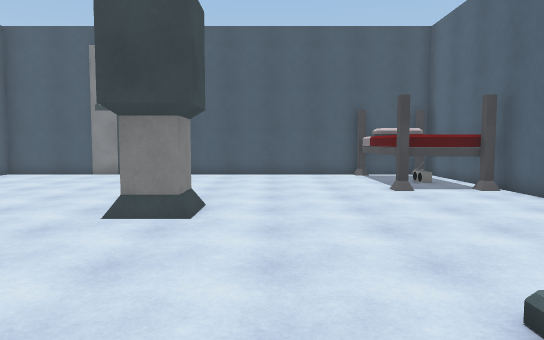
[1] (above)

16 first-person views from a walk through a Unity game level. The camera is 1.5 m above the floor, tilts 4° down and sees 70° across. The floor is counted in squares, 1 m on a side. Each view is taken from the middle of a square. On the plan, view 1 faces up. The plan holds only what a view shows up to about 17 squares ahead; the rest is blank. The player character is not drawn. Surface patterns are stand-ins for the level's own textures.

[2]
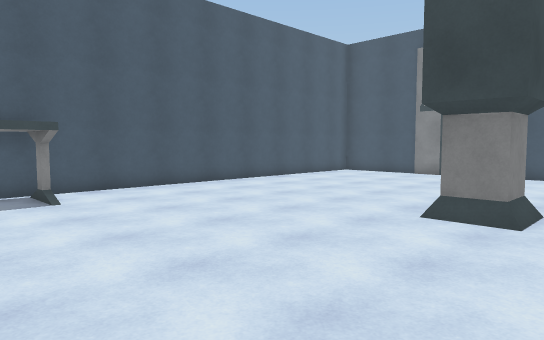

[3]
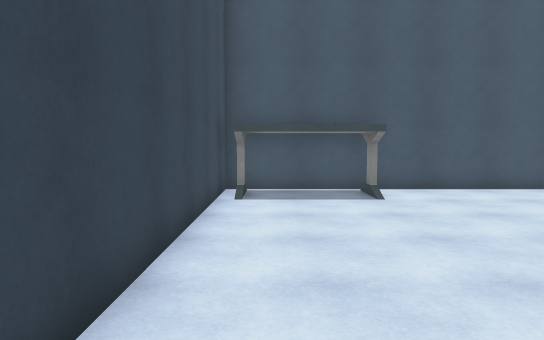

[4]
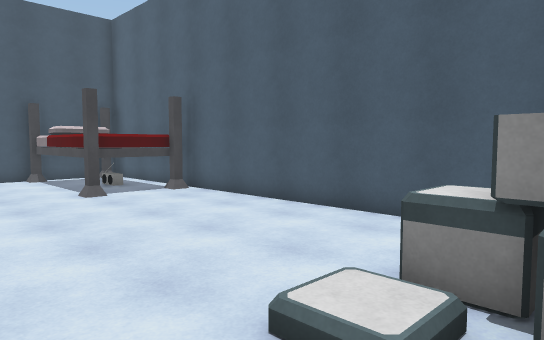

[5]
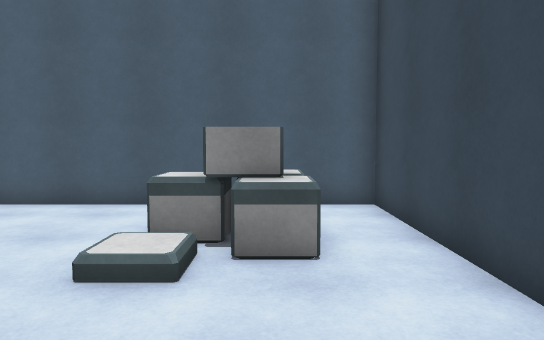

[6]
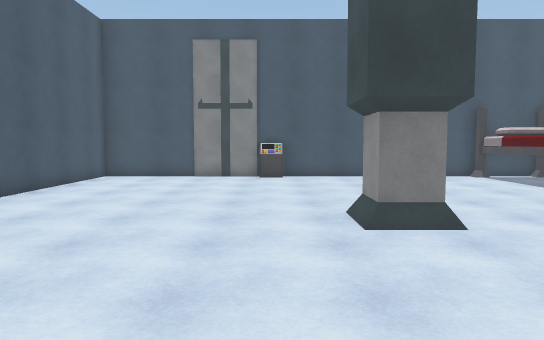

[7]
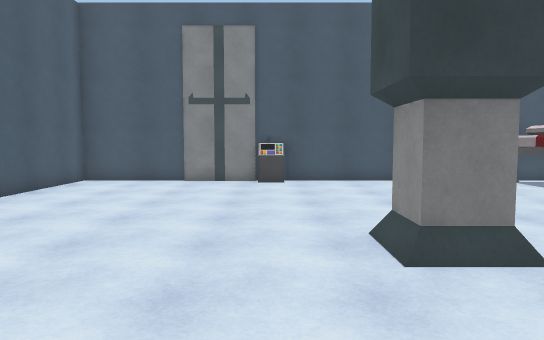

[8]
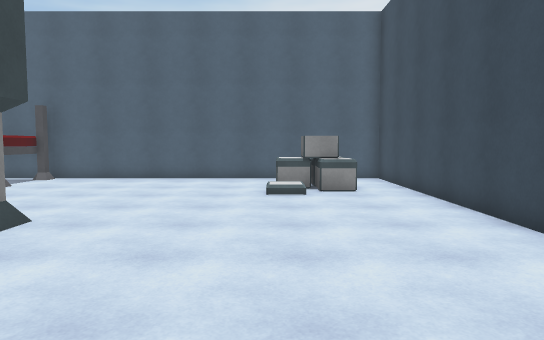

[9]
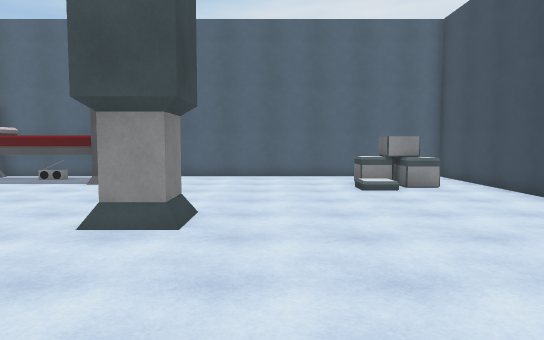

[10]
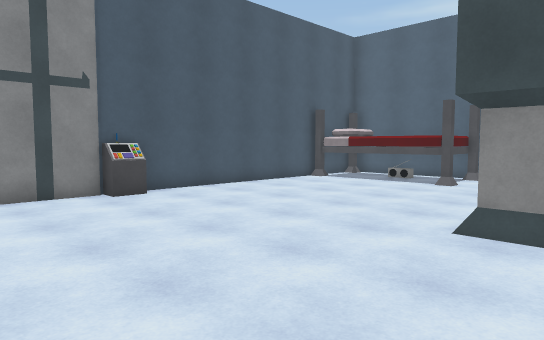

[11]
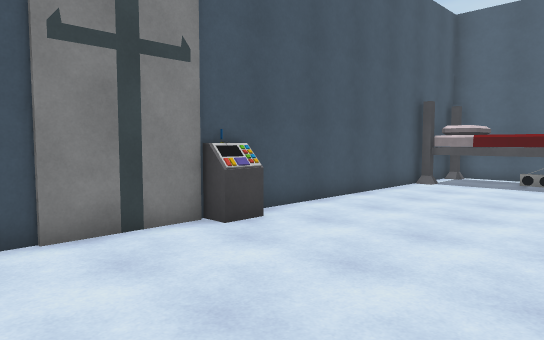

[12]
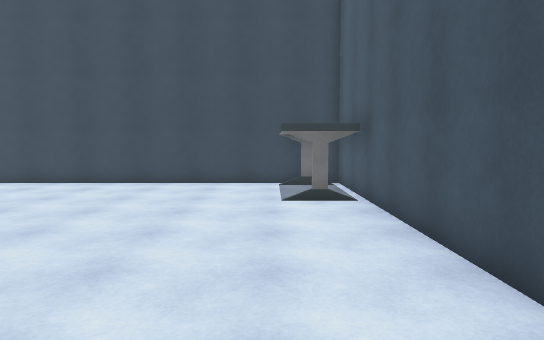

[13]
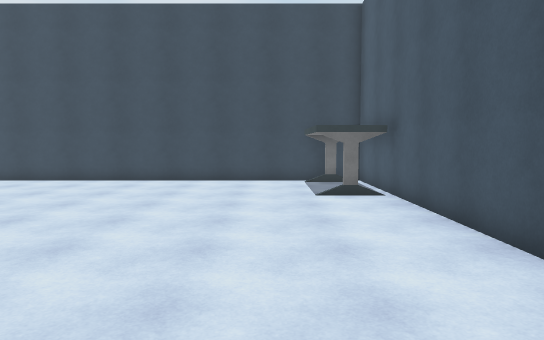

[14]
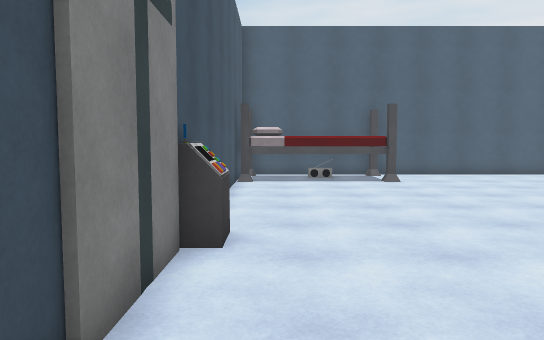

[15]
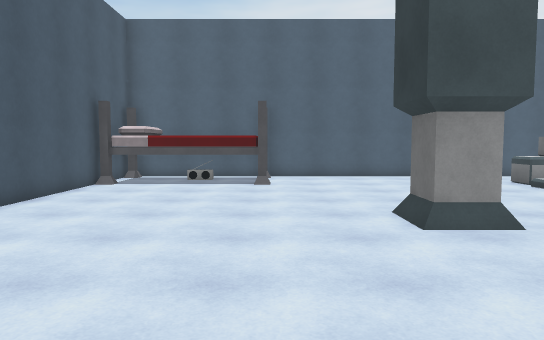

[16]
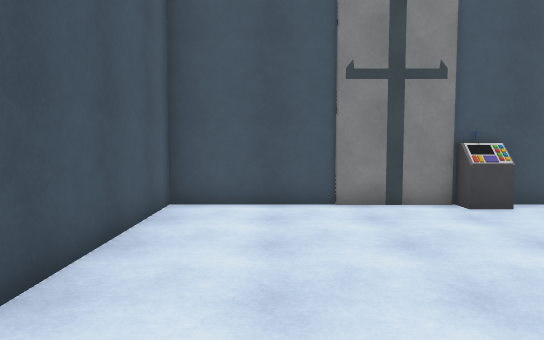

### Floor plan
Points are (right, up) in squares from view 1. A wall is a line through its corners. A room is listed if a view was taken in it or the views show most of it. See-through windows are left out.
Room 1 (views 1, 2, 3, 4, 5, 6, 7, 8, 9, 10, 11, 12, 13, 14, 15, 16)
walls: (4, 18.4) (-12.5, 18.4) (-12.5, -1.5) (7.4, -1.5) (7.4, 12.9)
objects: table (-12, -1) to (-11, -1); table (-12, 3) to (-11, 3); console (-5, 17); other object (-5, 18); column (-3, 8) to (-2, 9); crate (3, 1) to (5, 1); crate (4, 2) to (5, 3)
Room 2 (no view inside)
walls: (7.2, 18.4) (4, 18.4); (7.4, 12.9) (7.4, 18.1)
objects: other object (4, 13) to (7, 18)

Where each view was taken, in squares from view 1:
view 1: 0 up, 0 right, facing up
view 2: 0 up, 0 right, facing up-left
view 3: 0 up, 0 right, facing left
view 4: 1 up, 0 right, facing up-right
view 5: 1 up, 2 left, facing right
view 6: 1 up, 5 left, facing up
view 7: 3 up, 5 left, facing up
view 8: 3 up, 9 left, facing right
view 9: 6 up, 10 left, facing right
view 10: 7 up, 10 left, facing up-right
view 11: 12 up, 10 left, facing up-right
view 12: 13 up, 10 left, facing down
view 13: 14 up, 9 left, facing down
view 14: 17 up, 11 left, facing right
view 15: 12 up, 10 left, facing right
view 16: 9 up, 10 left, facing up
